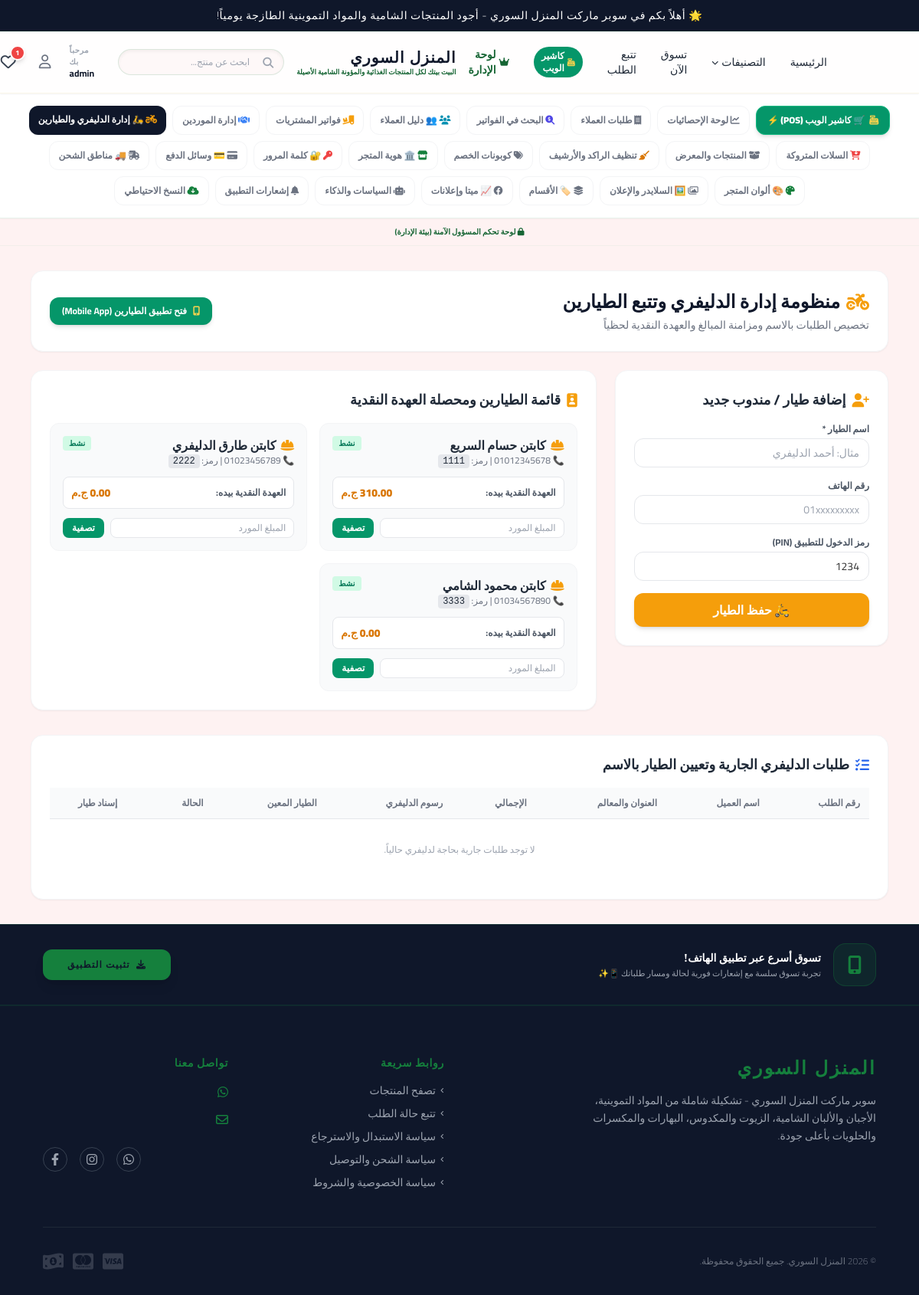
The page /admin_delivery.php (signed in) on the database its author committed.
### tables this page shows
CREATE TABLE delivery_drivers (
                id INTEGER PRIMARY KEY AUTOINCREMENT,
                name VARCHAR(100) NOT NULL UNIQUE,
                phone VARCHAR(50) DEFAULT NULL,
                pin_code VARCHAR(20) DEFAULT '1234',
                is_active INTEGER DEFAULT 1,
                cash_balance DECIMAL(10,2) DEFAULT 0.00,
                created_at TIMESTAMP DEFAULT CURRENT_TIMESTAMP
            );

### admin_delivery.php (the view, shortened to what this page needs)
<?php
require_once 'config.php';
try {
    $pdo->exec("CREATE TABLE IF NOT EXISTS delivery_drivers (
        id INT AUTO_INCREMENT PRIMARY KEY,
        name VARCHAR(255) NOT NULL,
        phone VARCHAR(50) DEFAULT NULL,
        pin_code VARCHAR(10) DEFAULT '1234',
        cash_balance DECIMAL(12, 2) DEFAULT 0.00,
        is_active TINYINT DEFAULT 1,
        created_at DATETIME DEFAULT CURRENT_TIMESTAMP
    ) ENGINE=InnoDB DEFAULT CHARSET=utf8mb4;");
} catch (Exception $e) {}
$drivers = $pdo->query("SELECT * FROM delivery_drivers ORDER BY is_active DESC, name ASC")->fetchAll(PDO::FETCH_ASSOC);
$active_delivery_orders = $pdo->query("SELECT * FROM orders WHERE status IN ('جديد', 'قيد التنفيذ', 'شُحن', 'قيد التوصيل') ORDER BY id DESC LIMIT 50")->fetchAll(PDO::FETCH_ASSOC);
include 'header.php';
include 'admin_nav.php';
?>
<div class="container mx-auto max-w-6xl px-4 py-8">
    <div class="flex flex-col md:flex-row justify-between items-center gap-4 mb-6 bg-white p-6 rounded-2xl shadow-sm border border-gray-100">
        <div>
            <h1 class="text-2xl font-black text-royal-charcoal flex items-center gap-2">
                <i class="fa-solid fa-motorcycle text-amber-500"></i> منظومة إدارة الدليفري وتتبع الطيارين
            </h1>
            <p class="text-gray-500 text-sm mt-1">تخصيص الطلبات بالاسم ومزامنة المبالغ والعهدة النقدية لحظياً</p>
        </div>
        <div class="flex gap-3">
            <a href="delivery.php" target="_blank" class="bg-emerald-600 hover:bg-emerald-700 text-white font-bold px-4 py-2.5 rounded-xl text-xs flex items-center gap-2 shadow-md transition-all">
                <i class="fa-solid fa-mobile-screen-button text-amber-300"></i> فتح تطبيق الطيارين (Mobile App)
            </a>
        </div>
    </div>
    <div class="grid grid-cols-1 lg:grid-cols-3 gap-6 mb-8">
        <div class="bg-white p-6 rounded-2xl shadow-sm border border-gray-100 h-fit">
            <h2 class="text-lg font-bold text-gray-800 mb-4 flex items-center gap-2">
                <i class="fa-solid fa-user-plus text-amber-500"></i> إضافة طيار / مندوب جديد
            </h2>
            <form method="POST" class="space-y-4">
                <div>
                    <label class="block text-xs font-bold text-gray-600 mb-1">اسم الطيار *</label>
                    <input type="text" name="name" required class="w-full border rounded-xl px-3 py-2 text-sm focus:outline-none focus:border-amber-500" placeholder="مثال: أحمد الدليفري">
                </div>
                <div>
                    <label class="block text-xs font-bold text-gray-600 mb-1">رقم الهاتف</label>
                    <input type="text" name="phone" class="w-full border rounded-xl px-3 py-2 text-sm focus:outline-none focus:border-amber-500" placeholder="01xxxxxxxxx">
                </div>
                <div>
                    <label class="block text-xs font-bold text-gray-600 mb-1">رمز الدخول للتطبيق (PIN)</label>
                    <input type="text" name="pin_code" value="1234" class="w-full border rounded-xl px-3 py-2 text-sm focus:outline-none focus:border-amber-500">
                </div>
                <button type="submit" name="add_driver" class="w-full bg-amber-500 hover:bg-amber-600 text-white font-bold py-2.5 rounded-xl shadow-md transition-all">
                    🛵 حفظ الطيار
                </button>
            </form>
        </div>
        <div class="lg:col-span-2 bg-white p-6 rounded-2xl shadow-sm border border-gray-100">
            <h2 class="text-lg font-bold text-gray-800 mb-4 flex items-center gap-2">
                <i class="fa-solid fa-id-badge text-amber-500"></i> قائمة الطيارين ومحصلة العهدة النقدية
            </h2>
            <div class="grid grid-cols-1 sm:grid-cols-2 gap-4">
                <?php if (empty($drivers)): ?>
                    <div class="col-span-2 text-center py-8 text-gray-400">لا يوجد طيارين مسجلين بعد.</div>
                <?php else: ?>
                    <?php foreach ($drivers as $d): ?>
                        <div class="bg-gray-50 border border-gray-100 p-4 rounded-xl flex flex-col justify-between">
                            <div>
                                <div class="flex justify-between items-start mb-2">
                                    <div>
                                        <h3 class="font-black text-gray-800 text-base flex items-center gap-1.5">
                                            <i class="fa-solid fa-helmet-safety text-amber-500"></i> <?php echo htmlspecialchars($d['name']); ?>
                                        </h3>
                                        <span class="text-xs text-gray-500 block">📞 <?php echo htmlspecialchars($d['phone'] ?: 'بدون هاتف'); ?> | رمز: <code class="bg-gray-200 px-1.5 py-0.5 rounded text-gray-800 font-mono"><?php echo htmlspecialchars($d['pin_code']); ?></code></span>
                                    </div>
                                    <span class="px-2 py-0.5 rounded text-[10px] font-bold <?php echo $d['is_active'] ? 'bg-emerald-100 text-emerald-700' : 'bg-red-100 text-red-700'; ?>">
                                        <?php echo $d['is_active'] ? 'نشط' : 'غير نشط'; ?>
                                    </span>
                                </div>
                                <div class="mt-3 bg-white p-2.5 rounded-lg border flex justify-between items-center">
                                    <span class="text-xs font-bold text-gray-600">العهدة النقدية بيده:</span>
                                    <span class="text-sm font-black text-amber-600"><?php echo number_format($d['cash_balance'], 2); ?> ج.م</span>
                                </div>
                            </div>
                            <form method="POST" class="mt-3 flex gap-2">
                                <input type="number" step="0.01" name="amount" placeholder="المبلغ المورد" class="w-full border rounded-lg px-2.5 py-1 text-xs">
                                <button type="submit" name="settle_driver" class="bg-emerald-600 hover:bg-emerald-700 text-white font-bold px-3 py-1 rounded-lg text-xs whitespace-nowrap">
                                    تصفية
                                </button>
                            </form>
                        </div>
                    <?php endforeach; ?>
                <?php endif; ?>
            </div>
        </div>
    </div>
    <div class="bg-white p-6 rounded-2xl shadow-sm border border-gray-100">
        <h2 class="text-lg font-bold text-gray-800 mb-4 flex items-center gap-2">
            <i class="fa-solid fa-list-check text-blue-600"></i> طلبات الدليفري الجارية وتعيين الطيار بالاسم
        </h2>
        <div class="overflow-x-auto">
            <table class="w-full text-right text-xs">
                <thead class="bg-gray-50 text-gray-500 font-bold border-b">
                    <tr>
                        <th class="py-3 px-3">رقم الطلب</th>
                        <th class="py-3 px-3">اسم العميل</th>
                        <th class="py-3 px-3">العنوان والمعالم</th>
                        <th class="py-3 px-3">الإجمالي</th>
                        <th class="py-3 px-3">رسوم الدليفري</th>
                        <th class="py-3 px-3">الطيار المعين</th>
                        <th class="py-3 px-3">الحالة</th>
                        <th class="py-3 px-3 text-center">إسناد طيار</th>
                    </tr>
                </thead>
                <tbody class="divide-y divide-gray-100">
                    <?php if (empty($active_delivery_orders)): ?>
                        <tr><td colspan="8" class="text-center py-8 text-gray-400">لا توجد طلبات جارية بحاجة لدليفري حالياً.</td></tr>
                    <?php endif; ?>
                </tbody>
            </table>
        </div>
    </div>
</div>
<?php include 'footer.php'; ?>

### rows shown on the page
delivery_drivers: name "كابتن حسام السريع", phone "01012345678", pin_code "1111", is_active "نشط", cash_balance "310.00"
delivery_drivers: name "كابتن طارق الدليفري", phone "01023456789", pin_code "2222", is_active "نشط", cash_balance "0.00"
delivery_drivers: name "كابتن محمود الشامي", phone "01034567890", pin_code "3333", is_active "نشط", cash_balance "0.00"

### other values the page prints
$announcement_bar "🌟 أهلاً بكم في سوبر ماركت المنزل السوري - أجود المنتجات الشامية والمواد التموينية الطازجة يومياً!"
$settings['store_name'] "المنزل السوري"
$settings['store_tagline'] "البيت بيتك لكل المنتجات الغذائية والمؤونة الشامية الأصيلة"
$_SESSION['username'] "admin"
$wishlist_count "1"
$f_store_name "المنزل السوري"
$f_store_description "سوبر ماركت المنزل السوري - تشكيلة شاملة من المواد التموينية، الأجبان والألبان الشامية، الزيوت والمكدوس، البهارات والمكسرات والحلويات بأعلى جودة."
